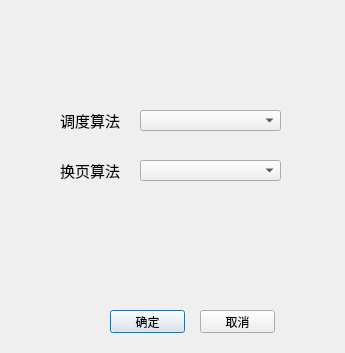
<?xml version="1.0" encoding="UTF-8"?>
<ui version="4.0">
 <class>File_Dialog</class>
 <widget class="QDialog" name="File_Dialog">
  <property name="geometry">
   <rect>
    <x>0</x>
    <y>0</y>
    <width>345</width>
    <height>353</height>
   </rect>
  </property>
  <property name="windowTitle">
   <string>Dialog</string>
  </property>
  <widget class="QComboBox" name="comboBox">
   <property name="geometry">
    <rect>
     <x>140</x>
     <y>110</y>
     <width>141</width>
     <height>21</height>
    </rect>
   </property>
  </widget>
  <widget class="QLabel" name="label_2">
   <property name="geometry">
    <rect>
     <x>60</x>
     <y>110</y>
     <width>71</width>
     <height>21</height>
    </rect>
   </property>
   <property name="font">
    <font>
     <pointsize>11</pointsize>
    </font>
   </property>
   <property name="text">
    <string>调度算法</string>
   </property>
  </widget>
  <widget class="QLabel" name="label_3">
   <property name="geometry">
    <rect>
     <x>60</x>
     <y>160</y>
     <width>71</width>
     <height>21</height>
    </rect>
   </property>
   <property name="font">
    <font>
     <pointsize>11</pointsize>
    </font>
   </property>
   <property name="text">
    <string>换页算法</string>
   </property>
  </widget>
  <widget class="QComboBox" name="comboBox2">
   <property name="geometry">
    <rect>
     <x>140</x>
     <y>160</y>
     <width>141</width>
     <height>21</height>
    </rect>
   </property>
  </widget>
  <widget class="QPushButton" name="pushButton">
   <property name="geometry">
    <rect>
     <x>110</x>
     <y>310</y>
     <width>75</width>
     <height>23</height>
    </rect>
   </property>
   <property name="text">
    <string>确定</string>
   </property>
  </widget>
  <widget class="QPushButton" name="pushButton_2">
   <property name="geometry">
    <rect>
     <x>200</x>
     <y>310</y>
     <width>75</width>
     <height>23</height>
    </rect>
   </property>
   <property name="text">
    <string>取消</string>
   </property>
  </widget>
 </widget>
 <resources/>
 <connections/>
</ui>
